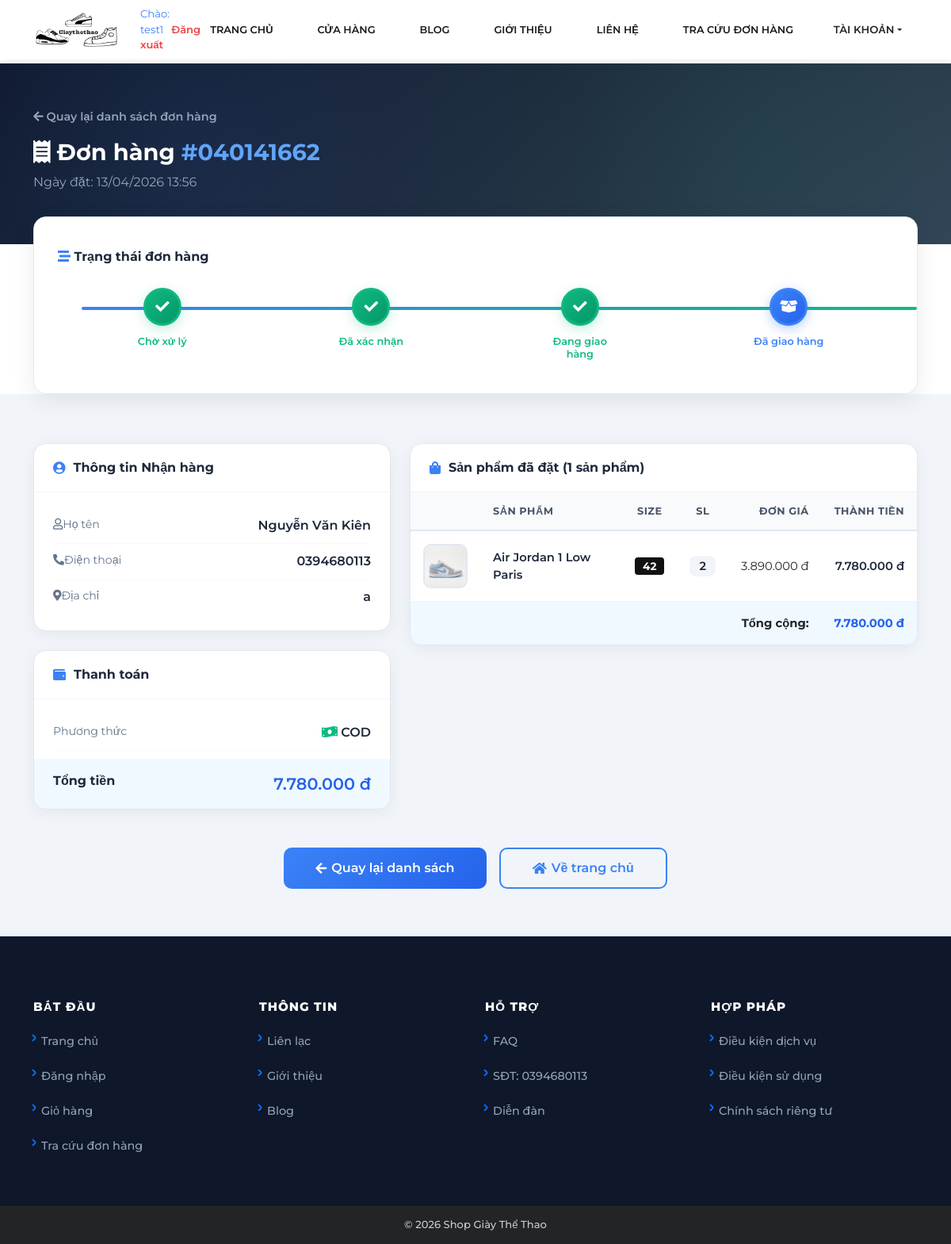
The page /shop/chitietdonhang.php?id=9 (signed in) on the database its author committed.
### tables this page shows
CREATE TABLE IF NOT EXISTS `oder` (
  `id` int(11) NOT NULL AUTO_INCREMENT,
  `order_code` varchar(9) DEFAULT NULL,
  `tenkh` varchar(255) DEFAULT NULL,
  `diachi` varchar(255) DEFAULT NULL,
  `sdt` varchar(255) DEFAULT NULL,
  `note` varchar(255) DEFAULT NULL,
  `ngaytao` int(11) DEFAULT NULL,
  `tongtien` int(11) DEFAULT NULL,
  `donhangthang` int(11) DEFAULT NULL,
  `status` varchar(20) DEFAULT 'PENDING',
  `payment_status` varchar(20) DEFAULT 'UNPAID',
  `vnpay_tranId` varchar(100) DEFAULT NULL,
  `makh` int(11) DEFAULT NULL,
  PRIMARY KEY (`id`),
  UNIQUE KEY `oder_order_code_uq` (`order_code`)
);

CREATE TABLE IF NOT EXISTS `oder_chitiet` (
  `id` int(11) NOT NULL AUTO_INCREMENT,
  `madonhang` int(11) NOT NULL,
  `masp` int(11) DEFAULT NULL,
  `quantity` int(11) DEFAULT NULL,
  `size` int(11) DEFAULT NULL,
  `price` int(11) DEFAULT NULL,
  `created_time` int(11) DEFAULT NULL,
  `last_updated` int(11) DEFAULT NULL,
  PRIMARY KEY (`id`),
  KEY `1` (`madonhang`),
  KEY `2` (`masp`),
  CONSTRAINT `fk_chitiet_oder` FOREIGN KEY (`madonhang`) REFERENCES `oder` (`id`) ON DELETE CASCADE ON UPDATE CASCADE,
  CONSTRAINT `fk_chitiet_sp` FOREIGN KEY (`masp`) REFERENCES `tbl_qlsanpham` (`masp`) ON DELETE CASCADE ON UPDATE CASCADE
);

CREATE TABLE IF NOT EXISTS `tbl_qlsanpham` (
  `masp` int(11) NOT NULL AUTO_INCREMENT,
  `tensp` varchar(255) DEFAULT NULL,
  `anhgiuoithieu1` varchar(255) DEFAULT NULL,
  `anhgiuoithieu2` varchar(255) DEFAULT NULL,
  `anhdaidien` varchar(255) DEFAULT NULL,
  `giasanpham` int(11) DEFAULT NULL,
  `giagoc` int(11) DEFAULT NULL,
  `noidung` varchar(5000) DEFAULT NULL,
  `ngaytao` int(11) DEFAULT NULL,
  `nhomsp` varchar(255) DEFAULT NULL,
  `ngaycapnhat` int(11) DEFAULT NULL,
  PRIMARY KEY (`masp`)
);

### shop/chitietdonhang.php (the view, shortened to what this page needs)
<?php
include BASE_PATH . 'includes/connect.php';
$makh = intval($_SESSION['makh']);
$orderId = intval($_GET['id'] ?? 0);
$sql = "SELECT * FROM `oder` WHERE `id` = $orderId AND `makh` = $makh";
$result = mysqli_query($con, $sql);
$order = mysqli_fetch_assoc($result);
$sqlDetail = "SELECT oc.*, sp.tensp, sp.anhdaidien
              FROM `oder_chitiet` oc
              LEFT JOIN `tbl_qlsanpham` sp ON oc.masp = sp.masp
              WHERE oc.madonhang = $orderId";
$resultDetail = mysqli_query($con, $sqlDetail);
$orderItems = [];
while ($row = mysqli_fetch_assoc($resultDetail)) {
    $orderItems[] = $row;
}
$allStatuses = [
    'PENDING'   => ['label' => 'Chờ xử lý',      'icon' => 'fa-clock',        'color' => '#f59e0b', 'bg' => '#fef3c7', 'step' => 1],
    'CONFIRMED' => ['label' => 'Đã xác nhận',    'icon' => 'fa-check-circle', 'color' => '#3b82f6', 'bg' => '#dbeafe', 'step' => 2],
    'SHIPPING'  => ['label' => 'Đang giao hàng', 'icon' => 'fa-truck',        'color' => '#8b5cf6', 'bg' => '#ede9fe', 'step' => 3],
    'DELIVERED' => ['label' => 'Đã giao hàng',   'icon' => 'fa-box-open',     'color' => '#10b981', 'bg' => '#d1fae5', 'step' => 4],
];
$currentStatus = strtoupper($order['status'] ?? 'PENDING');
$isCancelled = ($currentStatus === 'CANCELLED');
$currentStep = $isCancelled ? 0 : ($allStatuses[$currentStatus]['step'] ?? 1);
include BASE_PATH . 'includes/header.php';
?>
<main class="page landing-page" style="padding-top: 80px;">
    <div class="detail-hero">
        <div class="container">
            <a href="<?= BASE_URL ?>shop/tradonhang.php" class="back-link">
                <i class="fas fa-arrow-left mr-2"></i> Quay lại danh sách đơn hàng
            </a>
            <h2 class="mt-3">
                <i class="fas fa-receipt mr-2"></i>
                Đơn hàng <span style="color: #60a5fa;">#<?= !empty($order['order_code']) ? $order['order_code'] : $order['id'] ?></span>
            </h2>
            <p class="mt-1">Ngày đặt: <?= date('d/m/Y H:i', $order['ngaytao']) ?></p>
        </div>
    </div>
    <div class="container">
        <div class="timeline-section animate-in">
            <h6 style="font-weight: 700; color: #1e293b; margin-bottom: 0;">
                <i class="fas fa-stream mr-2" style="color: #3b82f6;"></i> Trạng thái đơn hàng
            </h6>
            <?php if ($isCancelled): ?>
                <div class="cancelled-banner">
                    <i class="fas fa-times-circle"></i>
                    <div>
                        <h5>Đơn hàng đã bị hủy</h5>
                        <p>Đơn hàng này đã bị hủy. Vui lòng liên hệ hotline 0394680113 để biết thêm chi tiết.</p>
                    </div>
                </div>
            <?php else: ?>
                <div class="status-timeline">
                    <?php
                    $stepIndex = 0;
                    foreach ($allStatuses as $key => $info):
                        $stepIndex++;
                        $isCompleted = $stepIndex < $currentStep;
                        $isActive = $stepIndex === $currentStep;
                        $dotClass = $isCompleted ? 'completed' : ($isActive ? 'active' : '');
                        $labelClass = $isCompleted ? 'completed' : ($isActive ? 'active' : '');
                    ?>
                        <div class="timeline-step">
                            <div class="timeline-dot <?= $dotClass ?>">
                                <i class="fas <?= $isCompleted ? 'fa-check' : $info['icon'] ?>"></i>
                            </div>
                            <span class="timeline-label <?= $labelClass ?>"><?= $info['label'] ?></span>
                        </div>
                    <?php endforeach; ?>
                </div>
            <?php endif; ?>
        </div>
    </div>
    <div class="detail-section">
        <div class="container">
            <div class="row g-4 mt-2">
                <div class="col-md-5">
                    <div class="info-card animate-in" style="animation-delay: 0.1s;">
                        <div class="info-card-header">
                            <i class="fas fa-user-circle"></i> Thông tin Nhận hàng
                        </div>
                        <div class="info-card-body">
                            <div class="info-row">
                                <span class="info-label"><i class="far fa-user mr-2"></i>Họ tên</span>
                                <span class="info-value"><?= htmlspecialchars($order['tenkh']) ?></span>
                            </div>
                            <div class="info-row">
                                <span class="info-label"><i class="fas fa-phone-alt mr-2"></i>Điện thoại</span>
                                <span class="info-value"><?= htmlspecialchars($order['sdt']) ?></span>
                            </div>
                            <div class="info-row">
                                <span class="info-label"><i class="fas fa-map-marker-alt mr-2"></i>Địa chỉ</span>
                                <span class="info-value"><?= htmlspecialchars($order['diachi']) ?></span>
                            </div>
                        </div>
                    </div>
                    <div class="info-card animate-in mt-4" style="animation-delay: 0.2s;">
                        <div class="info-card-header">
                            <i class="fas fa-wallet"></i> Thanh toán
                        </div>
                        <div class="info-card-body">
                            <div class="info-row">
                                <span class="info-label">Phương thức</span>
                                <span class="info-value">
                                    <?= !empty($order['vnpay_tranId']) ? '<i class="fas fa-credit-card mr-1" style="color:#3b82f6"></i> VNPAY' : '<i class="fas fa-money-bill-wave mr-1" style="color:#10b981"></i> COD' ?>
                                </span>
                            </div>
                            <div class="info-row" style="background: #f0f9ff; margin: 10px -24px -20px; padding: 16px 24px; border-radius: 0 0 16px 16px;">
                                <span class="info-label" style="font-weight: 700; font-size: 1rem; color: #1e293b;">Tổng tiền</span>
                                <span class="info-value" style="color: #2563eb; font-size: 1.3rem;"><?= number_format($order['tongtien'], 0, ',', '.') ?>&nbsp;đ</span>
                            </div>
                        </div>
                    </div>
                </div>
                <div class="col-md-7">
                    <div class="info-card animate-in" style="animation-delay: 0.15s;">
                        <div class="info-card-header">
                            <i class="fas fa-shopping-bag"></i> Sản phẩm đã đặt (<?= count($orderItems) ?> sản phẩm)
                        </div>
                        <div class="info-card-body" style="padding: 0;">
                            <div class="table-responsive" style="overflow-x: auto; -webkit-overflow-scrolling: touch;">
                            <table class="product-table">
                                <thead>
                                    <tr>
                                        <th style="width: 60px;"></th>
                                        <th style="min-width: 150px; white-space: nowrap;">Sản phẩm</th>
                                        <th style="text-align: center; white-space: nowrap;">Size</th>
                                        <th style="text-align: center; white-space: nowrap;">SL</th>
                                        <th style="text-align: right; white-space: nowrap;">Đơn giá</th>
                                        <th style="text-align: right; white-space: nowrap;">Thành tiền</th>
                                    </tr>
                                </thead>
                                <tbody>
                                    <?php foreach ($orderItems as $item): ?>
                                    <tr>
                                        <td data-label="">
                                            <?php if (!empty($item['anhdaidien'])): ?>
                                                <img src="<?= BASE_URL ?>admin/<?= htmlspecialchars($item['anhdaidien']) ?>"
                                                     class="product-thumb" alt="<?= htmlspecialchars($item['tensp'] ?? '') ?>">
                                            <?php else: ?>
                                                <div class="product-thumb" style="display: flex; align-items: center; justify-content: center; background: #f1f5f9;">
                                                    <i class="fas fa-shoe-prints" style="color: #94a3b8;"></i>
                                                </div>
                                            <?php endif; ?>
                                        </td>
                                        <td data-label="Sản phẩm">
                                            <span class="product-name"><?= htmlspecialchars($item['tensp'] ?? 'Sản phẩm #' . $item['masp']) ?></span>
                                        </td>
                                        <td data-label="Size" style="text-align: center;">
                                            <?php if (!empty($item['size'])): ?>
                                            <span style="background: #111; color: #fff; padding: 3px 10px; border-radius: 4px; font-weight: 700; font-size: 0.85rem;">
                                                <?= $item['size'] ?>
                                            </span>
                                            <?php else: ?>
                                            <span style="color: #94a3b8;">—</span>
                                            <?php endif; ?>
                                        </td>
                                        <td data-label="Số lượng" style="text-align: center;">
                                            <span style="background: #f1f5f9; padding: 4px 12px; border-radius: 8px; font-weight: 600;">
                                                <?= $item['quantity'] ?>
                                            </span>
                                        </td>
                                        <td data-label="Đơn giá" style="text-align: right;">
                                            <?= number_format($item['price'], 0, ',', '.') ?>&nbsp;đ
                                        </td>
                                        <td data-label="Thành tiền" style="text-align: right; font-weight: 600; color: #1e293b;">
                                            <?= number_format($item['price'] * $item['quantity'], 0, ',', '.') ?>&nbsp;đ
                                        </td>
                                    </tr>
                                    <?php endforeach; ?>
                                    <tr class="total-row">
                                        <td colspan="5" style="text-align: right;">Tổng cộng:</td>
                                        <td style="text-align: right;" class="total-amount">
                                            <?= number_format($order['tongtien'], 0, ',', '.') ?>&nbsp;đ
                                        </td>
                                    </tr>
                                </tbody>
                            </table>
                            </div>
                        </div>
                    </div>
                </div>
            </div>
            <div class="text-center mt-5 animate-in" style="animation-delay: 0.3s;">
                <a href="<?= BASE_URL ?>shop/tradonhang.php" class="btn-detail" style="padding: 14px 40px; font-size: 1rem;">
                    <i class="fas fa-arrow-left mr-2"></i> Quay lại danh sách
                </a>
                <a href="<?= BASE_URL ?>home/trangchu.php"
                   style="background: transparent; color: #3b82f6; border: 2px solid #3b82f6; border-radius: 10px; padding: 12px 40px; font-weight: 600; font-size: 1rem; text-decoration: none; display: inline-flex; align-items: center; gap: 6px; margin-left: 12px; transition: all 0.3s ease;">
                    <i class="fas fa-home"></i> Về trang chủ
                </a>
            </div>
        </div>
    </div>
</main>
<?php include BASE_PATH . 'includes/footer.php'; ?>

### rows shown on the page
oder: order_code "040141662", ngaytao "13/04/2026 13:56", status "DELIVERED" (drawn), tenkh "Nguyễn Văn Kiên", sdt "0394680113", diachi "a", tongtien "7.780.000"
oder_chitiet: masp.anhdaidien (picture), masp.tensp "Air Jordan 1 Low Paris", size "42", quantity "2", price "3.890.000", $item['price'] * $item['quantity'] "7.780.000"

### other values the page prints
$_SESSION['dangnhap'] "test1"
$info['label'] "Chờ xử lý"
$info['label'] "Đã xác nhận"
$info['label'] "Đang giao hàng"
$info['label'] "Đã giao hàng"
count($orderItems) "1"
